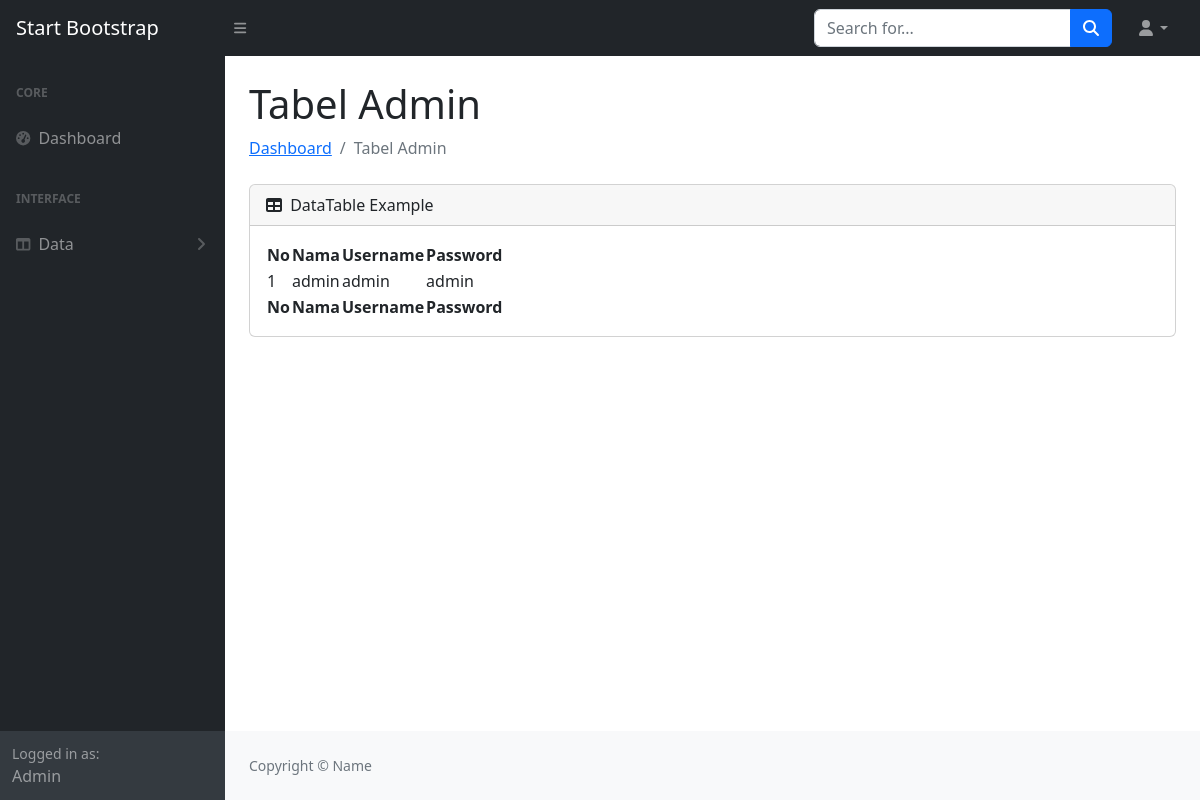
/operator/tabel_admin.php, run on an earlier commit of the app's database.
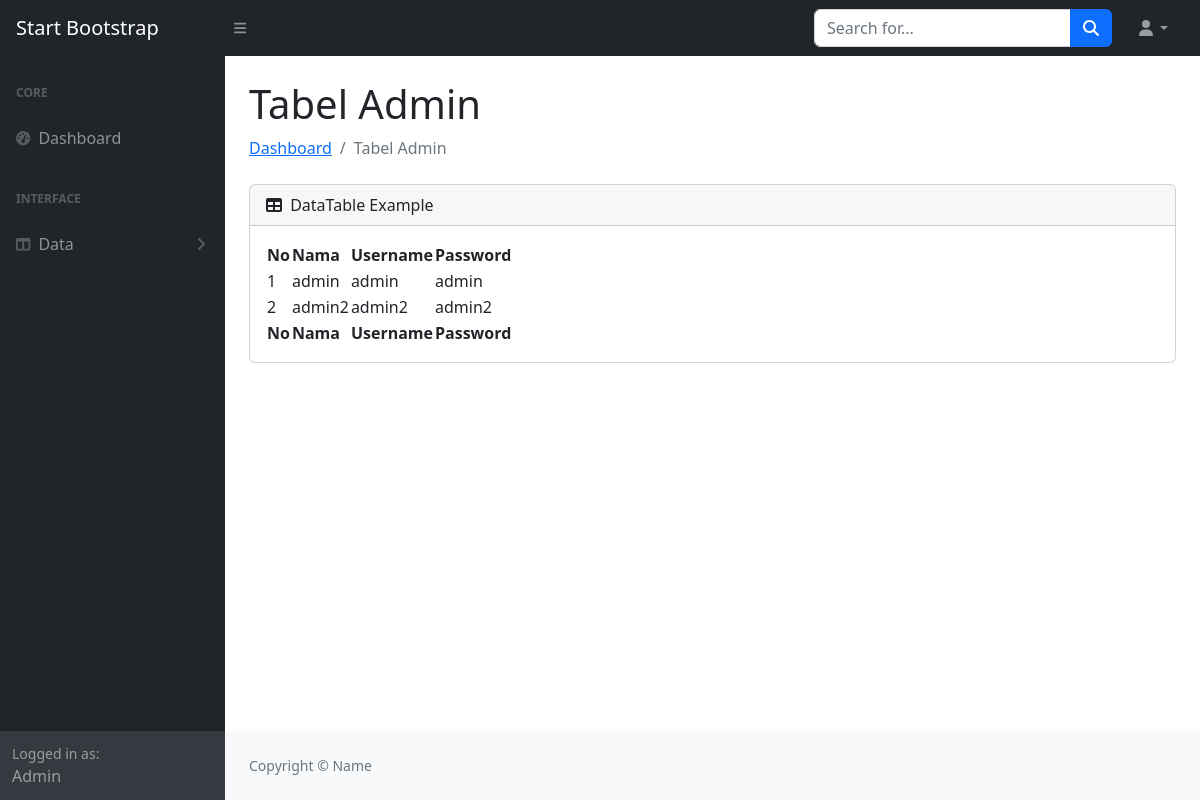
And on a later commit of the database.
### tables this page shows
CREATE TABLE `data_admin` (
  `id_admin` int(11) NOT NULL,
  `nama` varchar(255) NOT NULL,
  `username` varchar(255) NOT NULL,
  `password` varchar(255) NOT NULL,
  `foto` varchar(255) NOT NULL
);

### operator/tabel_admin.php (the view, shortened to what this page needs)
<!DOCTYPE html>
<html lang="en">
<head>
</head>
<body>
    <!DOCTYPE html>
    <html lang="en">
    <head>
        <link href="https://cdn.jsdelivr.net/npm/simple-datatables@7.1.2/dist/style.min.css" rel="stylesheet" />
        <link href="../css/styles.css" rel="stylesheet" />
    </head>
    <body class="sb-nav-fixed">
        <nav class="sb-topnav navbar navbar-expand navbar-dark bg-dark">
            <a class="navbar-brand ps-3" href="index.php">Start Bootstrap</a>
            <button class="btn btn-link btn-sm order-1 order-lg-0 me-4 me-lg-0" id="sidebarToggle" href="#!"><i
                    class="fas fa-bars"></i></button>
            <form class="d-none d-md-inline-block form-inline ms-auto me-0 me-md-3 my-2 my-md-0">
                <div class="input-group">
                    <input class="form-control" type="text" placeholder="Search for..." aria-label="Search for..."
                        aria-describedby="btnNavbarSearch" />
                    <button class="btn btn-primary" id="btnNavbarSearch" type="button"><i
                            class="fas fa-search"></i></button>
                </div>
            </form>
            <ul class="navbar-nav ms-auto ms-md-0 me-3 me-lg-4">
                <li class="nav-item dropdown">
                    <a class="nav-link dropdown-toggle" id="navbarDropdown" href="#" role="button"
                        data-bs-toggle="dropdown" aria-expanded="false"><i class="fas fa-user fa-fw"></i></a>
                </li>
            </ul>
        </nav>
        <div id="layoutSidenav">
            <div id="layoutSidenav_nav">
                <nav class="sb-sidenav accordion sb-sidenav-dark" id="sidenavAccordion">
                    <div class="sb-sidenav-menu">
                        <div class="nav">
                            <div class="sb-sidenav-menu-heading">Core</div>
                            <a class="nav-link" href="index.php">
                                <div class="sb-nav-link-icon"><i class="fas fa-tachometer-alt"></i></div>
                                Dashboard
                            </a>
                            <div class="sb-sidenav-menu-heading">Interface</div>
                            <a class="nav-link collapsed" href="#" data-bs-toggle="collapse"
                                data-bs-target="#collapseLayouts" aria-expanded="false" aria-controls="collapseLayouts">
                                <div class="sb-nav-link-icon"><i class="fas fa-columns"></i></div>
                                Data
                                <div class="sb-sidenav-collapse-arrow"><i class="fas fa-angle-down"></i></div>
                            </a>
                        </div>
                    </div>
                    <div class="sb-sidenav-footer">
                        <div class="small">Logged in as:</div>
                        Admin
                    </div>
                </nav>
            </div>
            <div id="layoutSidenav_content">
                <main>
                    <div class="container-fluid px-4">
                        <h1 class="mt-4">Tabel Admin</h1>
                        <ol class="breadcrumb mb-4">
                            <li class="breadcrumb-item"><a href="index.php">Dashboard</a></li>
                            <li class="breadcrumb-item active">Tabel Admin</li>
                        </ol>
                        <div class="card mb-4">
                            <div class="card-header">
                                <i class="fas fa-table me-1"></i>
                                DataTable Example
                            </div>
                            <div class="card-body">
                                <table id="datatablesSimple">
                                    <thead>
                                        <tr>
                                            <th>No</th>
                                            <th>Nama</th>
                                            <th>Username</th>
                                            <th>Password</th>
                                        </tr>
                                    </thead>
                                    <tfoot>
                                        <tr>
                                            <th>No</th>
                                            <th>Nama</th>
                                            <th>Username</th>
                                            <th>Password</th>
                                        </tr>
                                    </tfoot>
                                    <tbody>
                                        <?php
                                        include 'koneksi.php';
                                        $no = 1;
                                        $data = mysqli_query($koneksi, "select * from data_admin");
                                        while ($d = mysqli_fetch_array($data)) {
                                            ?>
                                            <tr>
                                                <td>
                                                    <?php echo $no++; ?>
                                                </td>
                                                <td>
                                                    <?php echo $d['nama']; ?>
                                                </td>
                                                <td>
                                                    <?php echo $d['username']; ?>
                                                </td>
                                                <td>
                                                    <?php echo $d['password']; ?>
                                                </td>
                                            </tr>
                                            <?php
                                        }
                                        ?>
                                </table>
                            </div>
                        </div>
                    </div>
                </main>
                <footer class="py-4 bg-light mt-auto">
                    <div class="container-fluid px-4">
                        <div class="d-flex align-items-center justify-content-between small">
                            <div class="text-muted">Copyright &copy; Name </div>
                        </div>
                    </div>
                </footer>
            </div>
        </div>
    </body>
    </html>
</body>
</html>

What changed in the data, as far as the page shows it:
added data_admin: nama "admin2", username "admin2", password "admin2"
